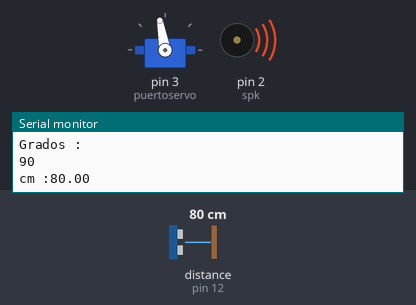
Recording of a sketch running on a simulated Arduino Uno, built with avr-gcc and run on an emulated ATmega328P. Parts: servo, buzzer (waves = sounding), the last lines printed to the serial monitor. Wiring (inferred from the names in the program): ultrasonic range finder: trigger pin 13; echo pin 12. The test bench sets the inputs (shaded band); at power-on: distance to the obstacle (sensor on pin 12) 80 cm. The echo pulse lasts 58.3 µs per cm.

Above: at 3.2 s.
3.3 s: distance to the obstacle (sensor on pin 12) set to 94 cm
At 12.86 s:
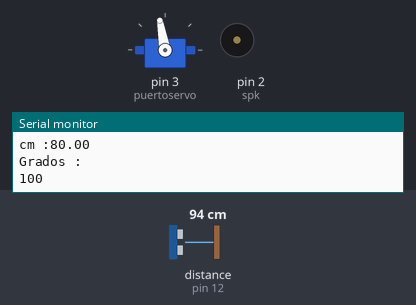
14.5 s: distance to the obstacle (sensor on pin 12) set to 103 cm
At 24.4 s:
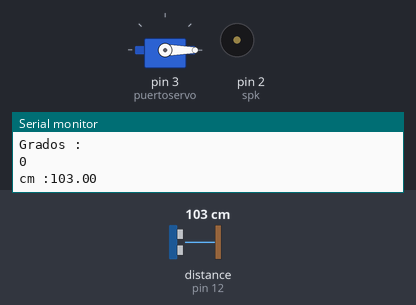
Timing chart, 0 to 25.9 s (numbered marks = the images above; inputs shaded):
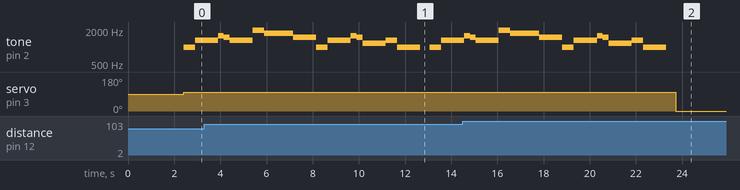

Measured:
- the behaviour switches between 99 and 100 cm on distance to the obstacle (sensor on pin 12) (found by bisection; images 1 and 2)
- after the input at 14.5 s, tone on pin 2 (spk): goes on until 23.3 s, then stays silent; servo on pin 3 (puertoservo): 100° → 0° after 9.2 s
- by itself, tone on pin 2 (spk): plays 1568 Hz for 0.25 s, 1480 Hz for 0.25 s, 1319 Hz for 1.0 s, 1976 Hz for 0.50 s, 1760 Hz for 1.3 s, 1480 Hz for 1.0 s … (15 notes in this stretch)

The sketch:

reto2.ino
```cpp
#include <LiquidCrystal.h>
#include <Servo.h>

Servo servo1; //Contructor para el servo
LiquidCrystal lcd(8,9,4,5,6,7); // define los pines en la tarjeta Arduino
int v=-1;
int puertoservo=3; //Variable que se utliza para mandar datos al servo
int trig=13;
int echo =12;

int grados; // guarda los grados que gira el brazo del servo
int tmp=0; // se utliza como condicional
int pulsominimo=650; // para el ángulo menor del servo
int pulsomaximo=2250; // para el ángulo mayor del servo
float disCalculada;
//----para la tonada--//
int spk = 2; // Variable del pin del piezo
int c[5]={131,262,523,1046,2093};       // frecuencias 4 octavas de Do
int cs[5]={139,277,554,1108,2217};      // Do#
int d[5]={147,294,587,1175,2349};       // Re
int ds[5]={156,311,622,1244,2489};    // Re#
int e[5]={165,330,659,1319,2637};      // Mi
int f[5]={175,349,698,1397,2794};       // Fa
int fs[5]={185,370,740,1480,2960};     // Fa#
int g[5]={196,392,784,1568,3136};     // Sol
int gs[5]={208,415,831,1661,3322};   // Sol#
int a[5]={220,440,880,1760,3520};      // La
int as[5]={233,466,932,1866,3729};    // La#
int b[5]={247,494,988,1976,3951};      // Si

void nota(int a, int b);            // declaración de la función auxiliar. Recibe dos números enteros.
//---fin variables para la tonada--//


void setup()
{
  lcd.setCursor (4,1); //ubica el cursor en laposición 4 de la fila 1
  lcd.print("PRONIE"); // ESCRIBE EN LA PANTALLA
  lcd.noBlink(); //No parpade
  delay(2000);
  //-----------------------//
  servo1.attach (puertoservo, pulsominimo, pulsomaximo); //envia el puerto de trabajo, y los angulos máximo y mínimo de trabajo
  //---------//
  pinMode (trig, OUTPUT);
  pinMode (echo, INPUT);
  pinMode (spk, OUTPUT);
  //------//
  Serial.begin (9600);
}


void loop()
{
  disCalculada = calcularDistancia();
  grados=servo1.read();
  Serial.println("Grados :");
  Serial.println(grados);
  delay (200);
  Serial.print("cm :");
  Serial.println(disCalculada);
  delay(200);
  if (disCalculada < 100) // Condicional que se activa si la distancia es menor de 100 cm
  {
    tmp=100; //equivale un angulo de 100 grados
    servo1.write(tmp);
    melodia();
  }
  else
  {
    tmp=0;
  }
  //delay (10);
  servo1.write(tmp); //le da la indicación al servo de ejecutar el giro (depende de los grados en la variable)
  lcd.setCursor (1,1); //ubica el cursor en la posición 1 de la fila 1
  lcd.print("DISTANCIA "); // ESCRIBE EN LA PANTALLA
  lcd.println(disCalculada); //Mostramos en la pantalla lcd el valor de la variable
}
int calcularDistancia()
{
  long distancia;
  long duracion;
  digitalWrite (trig, LOW);
  delayMicroseconds (4);
  digitalWrite(trig, HIGH);
  delayMicroseconds (10);
  digitalWrite(trig, LOW);
  duracion=pulseIn (echo, HIGH);
  duracion=duracion / 2;
  distancia= duracion / 29;
  return distancia;
}
void melodia()
{
//**************************************/
/*                  HARRY POTTER                    */
/**************************************/
nota(b[2], 500);
nota(e[3],1000);
nota(g[3], 250);
nota(fs[3],250);
nota(e[3],1000);
nota(b[3],500);
nota(a[3],1250);
nota(fs[3],1000);
nota(b[2], 500);
nota(e[3],1000);
nota(g[3],250);
nota(fs[3],250);
nota(d[3],1000);
nota(e[3],500 );
nota(b[2],1000 );
noTone(spk); //delay(1000);
//nota(b[2], 500);
//nota(e[3],1000);
//nota(g[3], 250);
//nota(fs[3],250);
//nota(e[3],1000);
//nota(b[3],500);
//nota(d[4],1000);
//nota(cs[4],500);
//nota(c[4],1000);
//nota(a[3],500);
//nota(c[4],1000);
//nota(b[3],250);
//nota(as[3],250);
//nota(b[2],1000);
//nota(g[3],500);
//nota(e[3],1000);
//noTone(spk);
//delay(2000);
}


void nota(int frec, int t)
{
    tone(spk,frec);      // suena la nota frec recibida
    delay(t);                // para despues de un tiempo t
}
```
